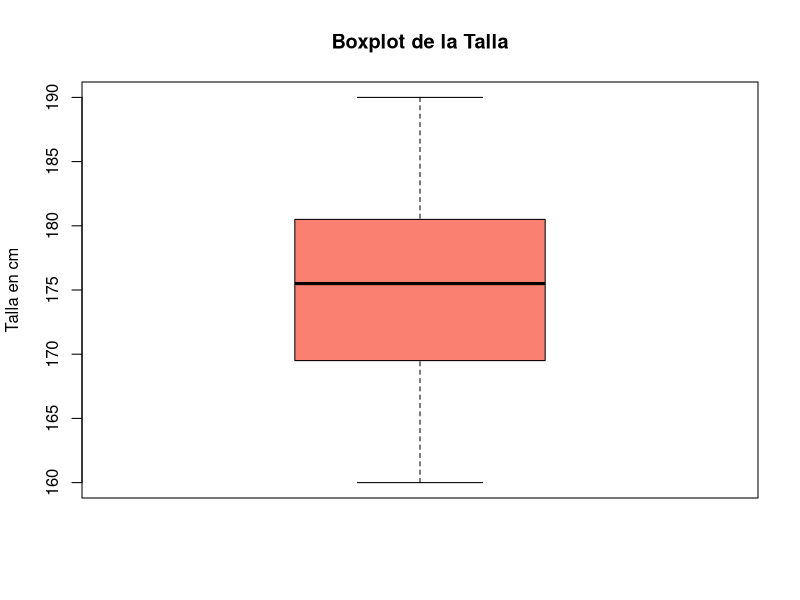
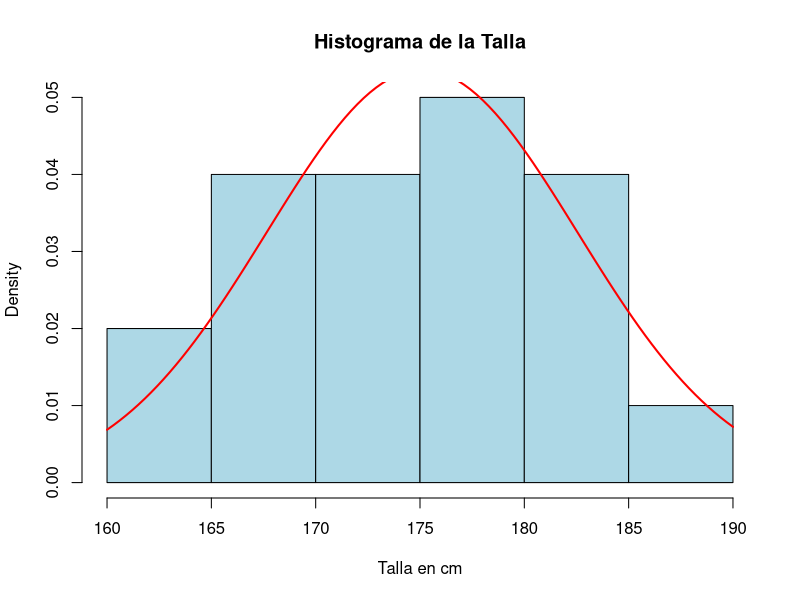
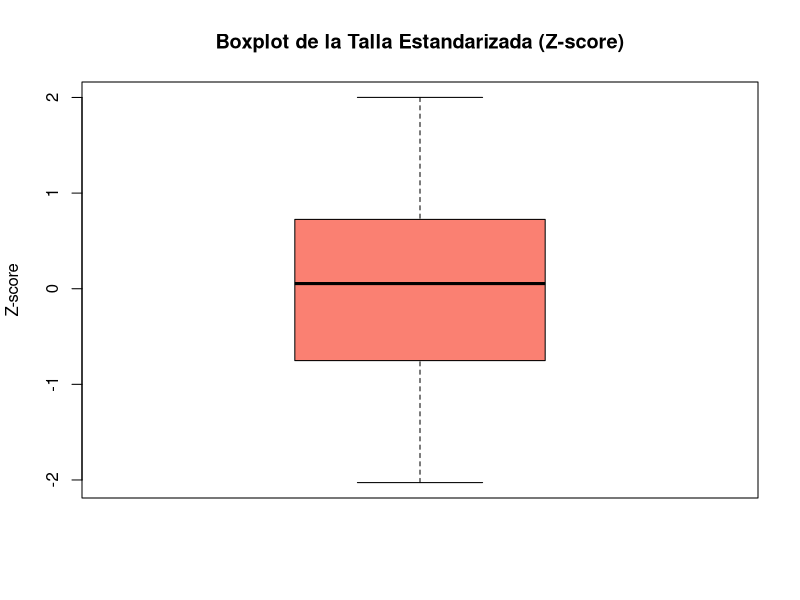
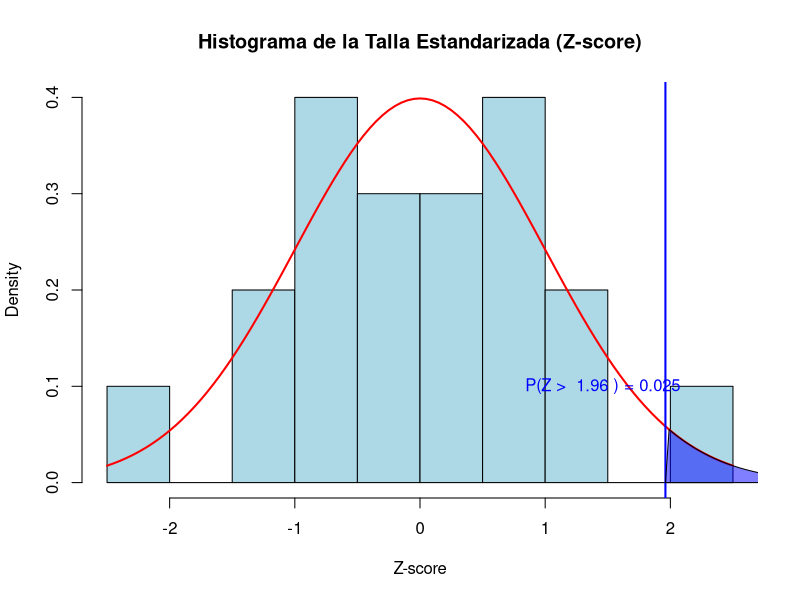
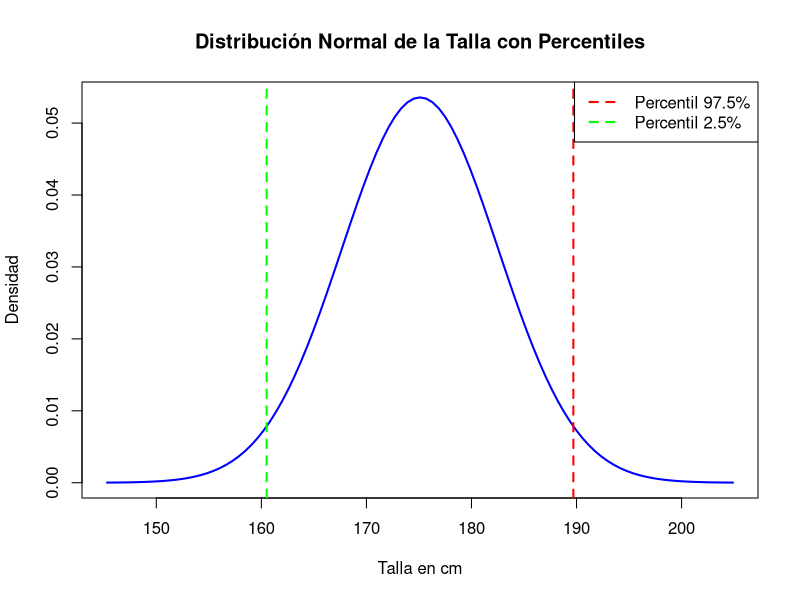

These charts were generated, in order, by the following R code:
## ---- chunk 1
talla <- c(170, 165, 180, 175, 160, 185, 190, 178, 172, 168,
           182, 177, 169, 174, 181, 176, 183, 171, 167, 179)
## ---- chunk 2
# Media
media_talla <- mean(talla); media_talla
# Desviación estándar
sd_talla <- sd(talla); sd_talla
## ---- chunk 3
# Boxplot
boxplot(talla, main = "Boxplot de la Talla",
        ylab = "Talla en cm", col = "salmon")
## ---- chunk 4
# Histograma con línea de densidad normal
hist(talla, main = "Histograma de la Talla",
     xlab = "Talla en cm", breaks = 10, col = "lightblue", freq = FALSE)
curve(dnorm(x, mean = media_talla, sd = sd_talla), 
      col = "red", lwd = 2, add = TRUE)
## ---- chunk 5
ztalla_scale <- as.vector(scale(talla)) # Convierte a vector si es necesario
## ---- chunk 6
# Creando función para estandarizar
std <- function(x) {
    return((x - mean(x)) / sd(x))
}
ztalla <- std(talla)

# Ajustar opciones para mostrar resultados sin notación científica
options(scipen = 999) 
## ---- chunk 7
# Media de ztalla (debe ser aproximadamente 0)
mean(ztalla) 
# Desviación estándar de ztalla (debe ser aproximadamente 1)
sd(ztalla) 
## ---- chunk 8
talla_ejemplo <- 189.7
ztalla_ejemplo <- (talla_ejemplo - media_talla) / sd_talla; ztalla_ejemplo
## ---- chunk 9
# 1. P(Talla > 189.7) 
prob1 <- round(1 - pnorm(talla_ejemplo, mean = media_talla, sd = sd_talla), 3); prob1

# 2. Alternativamente 
prob2 <- round(pnorm(talla_ejemplo, mean = media_talla, sd = sd_talla, lower.tail=FALSE), 3); prob2

cat("La probabilidad de medir más de", talla_ejemplo, "cm es aproximadamente:", prob2, "\n")
## ---- chunk 10
# Boxplot de ztalla
boxplot(ztalla, main = "Boxplot de la Talla Estandarizada (Z-score)",
        ylab = "Z-score", col = "salmon")

# Histograma de ztalla
hist(ztalla, main = "Histograma de la Talla Estandarizada (Z-score)",
     xlab = "Z-score", breaks = 10, col = "lightblue", freq = FALSE)
# Curva de densidad normal (media=0, sd=1)
curve(dnorm(x, mean = 0, sd = 1), col = "red", lwd = 2, add = TRUE)

# Línea vertical en el Z-score de interés
abline(v = ztalla_ejemplo, col = "blue", lwd = 2)

# Sombrear el área bajo la curva a la derecha (Probabilidad de cola superior)
x <- seq(-4, 4, length = 200)
y <- dnorm(x, mean = 0, sd = 1)
polygon(c(ztalla_ejemplo, x[x >= ztalla_ejemplo], max(x)), 
        c(0, y[x >= ztalla_ejemplo], 0), col = rgb(0, 0, 1, 0.5))

# Añadir texto con probabilidad
text(ztalla_ejemplo - 0.5, 0.1, 
     paste("P(Z > ", round(ztalla_ejemplo, 2), ") =", prob2), 
     col = "blue")
## ---- chunk 11
qnorm(0.975)  # Z-score para el percentil 97.5%
qnorm(0.025)  # Z-score para el percentil 2.5
## ---- chunk 12
# Percentil 97.5% de la población (Límite superior)
q97.5 <- qnorm(0.975, mean = media_talla, sd = sd_talla); q97.5
# Percentil 2.5% de la población (Límite inferior)
q2.5 <- qnorm(0.025, mean = media_talla, sd = sd_talla); q2.5

cat("\nPercentil 97.5% (Talla):", round(q97.5, 2), "cm\n")
cat("Percentil 2.5% (Talla):", round(q2.5, 2), "cm\n")
## ---- chunk 13
# 1. Usando el Z-score (qnorm(p) con media=0, sd=1)
q_z_97.5 <- qnorm(0.975); q_z_97.5
q_z_2.5 <- qnorm(0.025); q_z_2.5

limite_superior <- media_talla + sd_talla * q_z_97.5; limite_superior
limite_inferior <- media_talla + sd_talla * q_z_2.5; limite_inferior
## ---- chunk 14
# 2. Usando el valor crítico 1.96 directamente
limite_superior_1.96 <- media_talla + sd_talla * 1.96; limite_superior_1.96
limite_inferior_1.96 <- media_talla - sd_talla * 1.96; limite_inferior_1.96
## ---- chunk 15
# Gráfico de la distribución normal con percentiles
# Percentil 97.5% de la población (Límite superior)
q97.5 <- qnorm(0.975, mean = media_talla, sd = sd_talla); q97.5
# Percentil 2.5% de la población (Límite inferior)
q2.5 <- qnorm(0.025, mean = media_talla, sd = sd_talla); q2.5
curve(dnorm(x, mean = media_talla, sd = sd_talla), 
      from = media_talla - 4*sd_talla, to = media_talla + 4*sd_talla,
      col = "blue", lwd = 2, ylab = "Densidad", xlab = "Talla en cm",
      main = "Distribución Normal de la Talla con Percentiles")
abline(v = q97.5, col = "red", lwd = 2, lty = 2) # Percentil 97.5%
abline(v = q2.5, col = "green", lwd = 2, lty = 2) # Percentil 2.5%
legend("topright", legend = c("Percentil 97.5%", "Percentil 2.5%"),
       col = c("red", "green"), lwd = 2, lty = 2)
